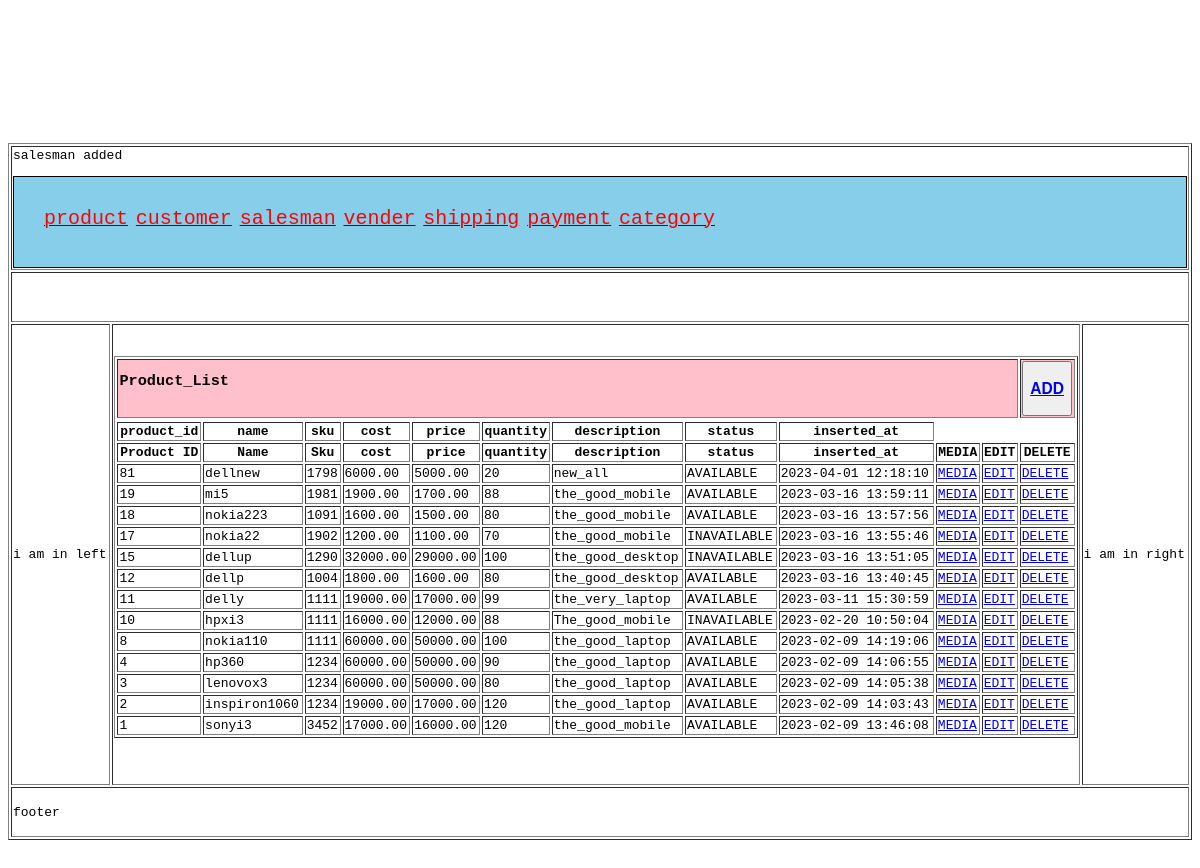
The app's page /index.php?c=product&a=grid with its own data.
### tables this page shows
CREATE TABLE `product` (
  `product_id` int(11) NOT NULL,
  `name` varchar(255) NOT NULL,
  `sku` varchar(11) NOT NULL,
  `cost` decimal(8,2) NOT NULL,
  `price` decimal(8,2) NOT NULL,
  `quantity` int(6) NOT NULL DEFAULT 100,
  `status` enum('AVAILABLE','INAVAILABLE') NOT NULL,
  `discription` varchar(255) NOT NULL,
  `inserted_at` datetime NOT NULL DEFAULT current_timestamp(),
  `updated_at` datetime NOT NULL DEFAULT current_timestamp()
);

### controller/core/front.php (called while the page is built, shortened)
<?php
class controller_core_front {
	public function init(){
		$action = new model_core_action();
		$request = $action->getRequest();
		$action = $request->getActionName()."Action";
		$actionName = new $className();
		$actionName->$action();
	}
}
?>

### index.php (called while the page is built, shortened)
<?php
require_once 'controller/core/front.php';
class Ccc {
	public static function init(){
		$front = new controller_core_front();
		$front->init();
	}
	public static function getModel($className){
		return(new $className());
	}
}
Ccc::init();
?>

### model/core/view.php (called while the page is built, shortened)
<?php
class model_core_view{
	protected $data = [];
	protected $template = null;
	function __get($key){
		if(array_key_exists($key,$this->data))
		{
			return $this->data[$key];
		}
	}
	public function setTemplate($template){
		$this->template = $template;
		return $this;
	}
	public function getTemplate(){
		return $this->template;
	}
	public function setData($data){
		$this->data = $data;
		return $this->data;
	}
	public function render(){
		require_once 'view'.DS.$this->getTemplate();
	}
	public function getUrl($action=null,$controller=null,$param=[],$resetParam=false){
		return Ccc::getModel('core_url')->getUrl($action,$controller,$param,$resetParam);
	}
}
?>

### model/core/message.php (called while the page is built, shortened)
<?php
require_once 'model/core/session.php';
class model_core_message{
	public $session = null;
    public function setSession(model_core_session $session){
    	$this->session = $session;
    	return $this;
    }
    public function getSession(){
    	if($this->session){
    		return $this->session;
    	}
    	$session = new model_core_session();
    	return $this->session;
    }
	public function getMessages(){
		return $this->getSession()->get('message');
	}
}
?>

### model/core/session.php (called while the page is built, shortened)
<?php
class model_core_session{
	public function start(){
		return $this;
	}
	public function get($key){
		return $_SESSION[$key];
	}
	public function has($key){
		if(array_key_exists($key,$_SESSION)){
			return true;
		}
		return false;
	}
}
?>

### model/core/request.php (called while the page is built, shortened)
<?php
class model_core_request{
	public function getParam($key=null,$value=null){
		if($key==null & $value==null){
			return $_GET;
		}
		if($key!=null){
			if(array_key_exists($key, $_GET)){
			return $_GET[$key];
			}
		}
	}
}
?>

### model/core/url.php (called while the page is built, shortened)
<?php
require_once 'model/core/request.php';
class model_core_url extends model_core_request{
	public function getCurrentUrl(){
		$url = $_SERVER['REQUEST_SCHEME']."://".$_SERVER['HTTP_HOST'].$_SERVER['REQUEST_URI'];
		return $url;
	}
	public function getUrl($a=null,$c=null,$param=null,$resetParam=false){
		$final = $this->getParam();
		$currentUrl = explode('?', $this->getCurrentUrl());
		if($c == null){
			$requiredParam['c'] = $this->getControllerName();
		}
		else{
			$requiredParam['c'] = $c;
		}
		if($a==null){
			$requiredParam['a'] = $this->getActionName();
		}
		else{
			$requiredParam['a'] = $a;
		}
		$final =  array_merge($final,$requiredParam);
		if($param){
			$final = array_merge($final,$param);
		}
		$url = $currentUrl[0].'?'.http_build_query($final);
		return $url;
	}
}
?>

### block/core/abstracts.php (called while the page is built, shortened)
<?php
require_once 'model/core/view.php';
class Block_Core_Abstracts extends Model_Core_View
{
	protected $children = [];
	public function getChildren()
	{
		return $this->children;
	}
	public function addChild($key,$value)
	{
		$this->children[$key] = $value;
	}
}
?>

### block/product/grid.php (called while the page is built, shortened)
<?php
class Block_Product_Grid extends Block_Core_Abstracts
{
	public $column = [];
	function __construct()
	{
		$this->prepareData();
	}
	public function prepareData()
	{
		$sql = "SELECT * FROM `product` ORDER BY `product_id` DESC";
		$product_row = Ccc::getModel('product_row');
		$products = $product_row->fetchAll($sql);
		return $this;
	}
	public function getColumn()
	{
		return $this->column;
	}
	public function addColumn($key,$value)
	{
		$this->column[$key] = $value;
	}
}
?>

### model/core/table/resource.php (called while the page is built, shortened)
<?php
class model_core_table_resource{
	protected $data = [];
	public function __set($key,$value){
		$this->data[$key] = $value;
	}
	public function __get($key){
		if(array_key_exists($key,$this->data)){
			return $this->data[$key];
		}
		return null;
	}
	public function getModel(){
		$model = new $modelName;
		return $model;
	}
	public function setData(array $data){
		$this->data = $data;
		return $this;
	}
	public function fetchAll($query){
		$arrayData = $this->getModel()->fetchAll($query);
		$this->data = $arrayData;
		return $this->data;
	}
}
?>

### model/core/adapter.php (called while the page is built, shortened)
<?php
class model_core_adapter
{
	public $server = "localhost";
	public $username = "root";
	public $password = "";
	public $database = "project-george-solanki";
	public function connection(){
		$conn = new mysqli($this->server,$this->username,$this->password,$this->database);
		return $conn;
	}
	public function fetchAll($sql){
		$conn = $this->connection();
		$result = $conn->query($sql);
		$rows = $result->fetch_all(MYSQLI_ASSOC);
		return $rows;
	}
}
?>

### model/core/table.php (called while the page is built, shortened)
<?php
require_once 'model/core/adapter.php';
class model_core_table{
	public function getAdapter(){
		$adapter = new model_core_adapter();
		return $adapter;
	}
	public function fetchAll($query=null){
		$result = $this->getAdapter()->fetchAll($query);
		return $result;
	}
}
?>

### view/product/grid.phtml (the view)
<?php
$products = $this->products;
?>
	<table width="100%" border="1">
		<tr bgcolor="pink">
			<td colspan="11"><h3>Product_List</h3></td>
			<td colspan="2" align="center"><button><h3><a href="<?php echo $this->getUrl('add','product')?>">ADD</a></h3></button></td>
		<tr>
		<tr>
			<?php foreach($this->getColumn() as $key => $column):?>
			<th><?php echo $column['title']; ?></th>
		    <?php endforeach; ?>
		</tr>
		<tr>
			<th>Product ID</th>
			<th>Name</th>
			<th>Sku</th>
			<th>cost</th>
			<th>price</th>
			<th>quantity</th>
			<th>description</th>
			<th>status</th>
			<th>inserted_at</th>
			<th>MEDIA</th>
			<th>EDIT</th>
			<th>DELETE</th>
		</tr>
		<?php foreach($products as $row){
			?>
		<tr>
			<td><?php echo $row->product_id ?></td>
			<td><?php echo $row->name ?></td>
			<td><?php echo $row->sku ?></td>
			<td><?php echo $row->cost ?></td>
			<td><?php echo $row->price ?></td>
			<td><?php echo $row->quantity ?></td>
			<td><?php echo $row->discription ?></td>
			<td><?php echo $row->status ?></td>
			<td><?php echo $row->inserted_at ?></td>
			<td><a href ="<?php echo $this->getUrl('edit','product',) ?>">MEDIA</a></td>
			<td><a href = "<?php echo $this->getUrl('edit','product',['product_id'=>$row->product_id]) ?>">EDIT</a></td>
			<td><a href = "<?php echo $this->getUrl('delete','product',['product_id'=>$row->product_id]) ?>">DELETE</a></td>
		</tr>
		<?php } ?>
	</table>

### controller/product.php (shortened to what this page needs)
<?php
require_once 'block/core/abstracts.php';
class Controller_Product extends model_core_action{
	public function gridAction(){
		echo "<pre>";
		$layout = $this->getLayout();
		$grid = new Block_Product_Grid();
		$layout->prepareChildren();
		$layout->getChild('contain')->addChild('grid',$grid);
		$layout->getChildren();
		$header = new Block_Html_header();
		$layout->getChild('header');
		$layout->addChild('header',$header);
		$layout->getChildren();
		$message = new Block_Html_Message();
		$layout->getChild('message');
		$layout->addChild('message',$message);
		$layout->getChildren();
		$layout->render();
	}
}
?>

### view/core/layout/3columns.phtml (shortened to what this page needs)
<!DOCTYPE html>
<html>
<head>
</head>
<body>
	<table border="1" width="100%">
		<tr height="100">
			<td colspan="3"><?php $this->getChild('header')->render();?></td>
		</tr>
		<tr height="50">
			<td colspan="3"><?php $this->getChild('message')->render();?></td>
		</tr>
		<tr height="200">
			<td><?php $this->getChild('left')->render();?></td>
			<td><?php echo "<pre>";$this->getChild('contain')->render();?></td>
			<td><?php $this->getChild('right')->render();?></td>
		</tr>
		<tr height="50">
			<td colspan="3">footer</td>
		</tr>
	</table>
</body>
</html>

### view/html/header.phtml (shortened to what this page needs)
<?php
require_once 'model/core/url.php';
require_once 'model/core/message.php';
$messageModel = new model_core_message();
$messages = $messageModel->getMessages();
if($messages){
	foreach($messages as $type => $message){
		 echo "<p class='{$type}'>";
		 echo $message;
		 echo "</p>";
	}
}
$url = new model_core_url();
?>
<head>
</head>
	<div class="div">
		<span class="span"><a href="<?php echo $url->getUrl('grid','product') ?>"><font color="red" size="5px">product</font></a></span>
		<span class="span"><a href="<?php echo $url->getUrl('grid','customer') ?>"><font color="red" size="5px">customer</font></a></span>
		<span class="span"><a href="<?php echo $url->getUrl('grid','salesman') ?>"><font color="red" size="5px">salesman</font></a></span>
		<span class="span"><a href="<?php echo $url->getUrl('grid','vender') ?>"><font color="red" size="5px">vender</font></a></span>
		<span class="span"><a href="<?php echo $url->getUrl('grid','shipping') ?>"><font color="red" size="5px">shipping</font></a></span>
		<span class="span"><a href="<?php echo $url->getUrl('grid','payment') ?>"><font color="red" size="5px">payment</font></a></span>
		<span class="span"><a href="<?php echo $url->getUrl('grid','category') ?>"><font color="red" size="5px">category</font></a></span>
	</div>

### view/html/left.phtml
i am in left

### view/html/contain.phtml (shortened to what this page needs)
<div>
<?php
$layout = $this->getChildren();
foreach ($layout as $key => $child) {
	$child->render();
}
?>

### view/html/right.phtml
i am in right

### view/html/header.phtml (style rules this page uses)
.div { border: 1px solid black; height: 30px; background-color:skyblue; padding: 30px; }

### records on screen
product: product_id "81", name "dellnew", sku "1798", cost "6000.00", price "5000.00", quantity "20", discription "new_all", status "AVAILABLE", inserted_at "2023-04-01 12:18:10"
product: product_id "19", name "mi5", sku "1981", cost "1900.00", price "1700.00", quantity "88", discription "the_good_mobile", status "AVAILABLE", inserted_at "2023-03-16 13:59:11"
product: product_id "18", name "nokia223", sku "1091", cost "1600.00", price "1500.00", quantity "80", discription "the_good_mobile", status "AVAILABLE", inserted_at "2023-03-16 13:57:56"
product: product_id "17", name "nokia22", sku "1902", cost "1200.00", price "1100.00", quantity "70", discription "the_good_mobile", status "INAVAILABLE", inserted_at "2023-03-16 13:55:46"
product: product_id "15", name "dellup", sku "1290", cost "32000.00", price "29000.00", quantity "100", discription "the_good_desktop", status "INAVAILABLE", inserted_at "2023-03-16 13:51:05"
product: product_id "12", name "dellp", sku "1004", cost "1800.00", price "1600.00", quantity "80", discription "the_good_desktop", status "AVAILABLE", inserted_at "2023-03-16 13:40:45"
product: product_id "11", name "delly", sku "1111", cost "19000.00", price "17000.00", quantity "99", discription "the_very_laptop", status "AVAILABLE", inserted_at "2023-03-11 15:30:59"
product: product_id "10", name "hpxi3", sku "1111", cost "16000.00", price "12000.00", quantity "88", discription "The_good_mobile", status "INAVAILABLE", inserted_at "2023-02-20 10:50:04"
product: product_id "8", name "nokia110", sku "1111", cost "60000.00", price "50000.00", quantity "100", discription "the_good_laptop", status "AVAILABLE", inserted_at "2023-02-09 14:19:06"
product: product_id "4", name "hp360", sku "1234", cost "60000.00", price "50000.00", quantity "90", discription "the_good_laptop", status "AVAILABLE", inserted_at "2023-02-09 14:06:55"
product: product_id "3", name "lenovox3", sku "1234", cost "60000.00", price "50000.00", quantity "80", discription "the_good_laptop", status "AVAILABLE", inserted_at "2023-02-09 14:05:38"
product: product_id "2", name "inspiron1060", sku "1234", cost "19000.00", price "17000.00", quantity "120", discription "the_good_laptop", status "AVAILABLE", inserted_at "2023-02-09 14:03:43"
product: product_id "1", name "sonyi3", sku "3452", cost "17000.00", price "16000.00", quantity "120", discription "the_good_mobile", status "AVAILABLE", inserted_at "2023-02-09 13:46:08"

### other values on screen
$message "salesman added"
$column['title'] "product_id"
$column['title'] "name"
$column['title'] "sku"
$column['title'] "cost"
$column['title'] "price"
$column['title'] "quantity"
$column['title'] "description"
$column['title'] "status"
$column['title'] "inserted_at"
